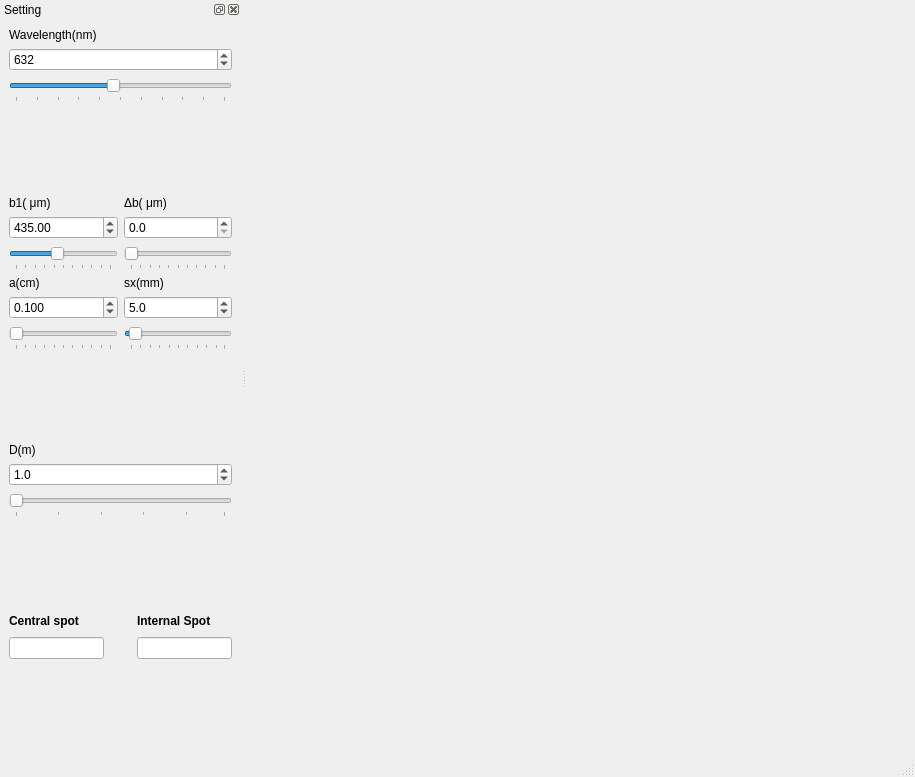
<?xml version="1.0" encoding="UTF-8"?>
<ui version="4.0">
 <class>MainWindow</class>
 <widget class="QMainWindow" name="MainWindow">
  <property name="geometry">
   <rect>
    <x>0</x>
    <y>0</y>
    <width>915</width>
    <height>777</height>
   </rect>
  </property>
  <property name="minimumSize">
   <size>
    <width>780</width>
    <height>0</height>
   </size>
  </property>
  <property name="windowTitle">
   <string>Diffraction - Fraunhofer</string>
  </property>
  <widget class="QWidget" name="centralWidget">
   <layout class="QHBoxLayout" name="horizontalLayout">
    <item>
     <widget class="MPL_WIDGET_2D" name="mplwidget1D" native="true">
      <property name="minimumSize">
       <size>
        <width>650</width>
        <height>0</height>
       </size>
      </property>
     </widget>
    </item>
   </layout>
  </widget>
  <widget class="QDockWidget" name="dockWidget">
   <property name="minimumSize">
    <size>
     <width>205</width>
     <height>735</height>
    </size>
   </property>
   <property name="windowTitle">
    <string>Setting</string>
   </property>
   <attribute name="dockWidgetArea">
    <number>1</number>
   </attribute>
   <widget class="QWidget" name="dockWidgetContents_3">
    <layout class="QVBoxLayout" name="verticalLayout">
     <item>
      <widget class="QLabel" name="label_lamda">
       <property name="text">
        <string>Wavelength(nm)</string>
       </property>
      </widget>
     </item>
     <item>
      <widget class="QSpinBox" name="SpinBox_lambda">
       <property name="minimumSize">
        <size>
         <width>0</width>
         <height>20</height>
        </size>
       </property>
       <property name="statusTip">
        <string>Change the wave length of monochromatic light</string>
       </property>
       <property name="locale">
        <locale language="English" country="UnitedStates"/>
       </property>
       <property name="minimum">
        <number>400</number>
       </property>
       <property name="maximum">
        <number>900</number>
       </property>
       <property name="singleStep">
        <number>10</number>
       </property>
       <property name="value">
        <number>632</number>
       </property>
      </widget>
     </item>
     <item>
      <widget class="QSlider" name="slider_lambda">
       <property name="minimumSize">
        <size>
         <width>0</width>
         <height>25</height>
        </size>
       </property>
       <property name="statusTip">
        <string>Change the wave length of monochromatic light</string>
       </property>
       <property name="styleSheet">
        <string notr="true">font: 12pt &quot;Helvetica&quot;;</string>
       </property>
       <property name="locale">
        <locale language="English" country="UnitedStates"/>
       </property>
       <property name="minimum">
        <number>400</number>
       </property>
       <property name="maximum">
        <number>900</number>
       </property>
       <property name="singleStep">
        <number>10</number>
       </property>
       <property name="value">
        <number>632</number>
       </property>
       <property name="orientation">
        <enum>Qt::Horizontal</enum>
       </property>
       <property name="tickPosition">
        <enum>QSlider::TicksBelow</enum>
       </property>
       <property name="tickInterval">
        <number>50</number>
       </property>
      </widget>
     </item>
     <item>
      <spacer name="verticalSpacer_3">
       <property name="orientation">
        <enum>Qt::Vertical</enum>
       </property>
       <property name="sizeHint" stdset="0">
        <size>
         <width>20</width>
         <height>40</height>
        </size>
       </property>
      </spacer>
     </item>
     <item>
      <layout class="QGridLayout" name="gridLayout_2">
       <item row="4" column="1">
        <widget class="QDoubleSpinBox" name="SpinBox_sx">
         <property name="minimumSize">
          <size>
           <width>0</width>
           <height>20</height>
          </size>
         </property>
         <property name="statusTip">
          <string>Change the side of the square-shaped screen</string>
         </property>
         <property name="locale">
          <locale language="English" country="UnitedStates"/>
         </property>
         <property name="decimals">
          <number>1</number>
         </property>
         <property name="minimum">
          <double>0.100000000000000</double>
         </property>
         <property name="singleStep">
          <double>1.000000000000000</double>
         </property>
         <property name="value">
          <double>5.000000000000000</double>
         </property>
        </widget>
       </item>
       <item row="5" column="1">
        <widget class="QSlider" name="slider_sx">
         <property name="minimumSize">
          <size>
           <width>0</width>
           <height>25</height>
          </size>
         </property>
         <property name="statusTip">
          <string>Change the side of the square-shaped screen</string>
         </property>
         <property name="locale">
          <locale language="English" country="UnitedStates"/>
         </property>
         <property name="minimum">
          <number>1</number>
         </property>
         <property name="maximum">
          <number>100</number>
         </property>
         <property name="value">
          <number>5</number>
         </property>
         <property name="orientation">
          <enum>Qt::Horizontal</enum>
         </property>
         <property name="tickPosition">
          <enum>QSlider::TicksBelow</enum>
         </property>
         <property name="tickInterval">
          <number>10</number>
         </property>
        </widget>
       </item>
       <item row="2" column="0">
        <widget class="QSlider" name="slider_b">
         <property name="minimumSize">
          <size>
           <width>0</width>
           <height>25</height>
          </size>
         </property>
         <property name="statusTip">
          <string>Change the width of the rectangular aperture</string>
         </property>
         <property name="locale">
          <locale language="English" country="UnitedStates"/>
         </property>
         <property name="minimum">
          <number>1</number>
         </property>
         <property name="maximum">
          <number>1000</number>
         </property>
         <property name="singleStep">
          <number>1</number>
         </property>
         <property name="pageStep">
          <number>100</number>
         </property>
         <property name="value">
          <number>435</number>
         </property>
         <property name="orientation">
          <enum>Qt::Horizontal</enum>
         </property>
         <property name="tickPosition">
          <enum>QSlider::TicksBelow</enum>
         </property>
         <property name="tickInterval">
          <number>100</number>
         </property>
        </widget>
       </item>
       <item row="1" column="0">
        <widget class="QDoubleSpinBox" name="SpinBox_b">
         <property name="minimumSize">
          <size>
           <width>0</width>
           <height>20</height>
          </size>
         </property>
         <property name="statusTip">
          <string>Change the width of the rectangular aperture</string>
         </property>
         <property name="locale">
          <locale language="English" country="UnitedStates"/>
         </property>
         <property name="decimals">
          <number>2</number>
         </property>
         <property name="minimum">
          <double>0.100000000000000</double>
         </property>
         <property name="maximum">
          <double>1000.000000000000000</double>
         </property>
         <property name="singleStep">
          <double>0.100000000000000</double>
         </property>
         <property name="value">
          <double>435.000000000000000</double>
         </property>
        </widget>
       </item>
       <item row="1" column="1">
        <widget class="QDoubleSpinBox" name="SpinBox_db">
         <property name="minimumSize">
          <size>
           <width>0</width>
           <height>20</height>
          </size>
         </property>
         <property name="locale">
          <locale language="English" country="UnitedStates"/>
         </property>
         <property name="decimals">
          <number>1</number>
         </property>
         <property name="minimum">
          <double>0.000000000000000</double>
         </property>
         <property name="maximum">
          <double>500.000000000000000</double>
         </property>
         <property name="singleStep">
          <double>10.000000000000000</double>
         </property>
         <property name="value">
          <double>0.000000000000000</double>
         </property>
        </widget>
       </item>
       <item row="4" column="0">
        <widget class="QDoubleSpinBox" name="SpinBox_a">
         <property name="minimumSize">
          <size>
           <width>0</width>
           <height>20</height>
          </size>
         </property>
         <property name="locale">
          <locale language="English" country="UnitedStates"/>
         </property>
         <property name="decimals">
          <number>3</number>
         </property>
         <property name="minimum">
          <double>0.000000000000000</double>
         </property>
         <property name="maximum">
          <double>10.000000000000000</double>
         </property>
         <property name="singleStep">
          <double>0.010000000000000</double>
         </property>
         <property name="value">
          <double>0.100000000000000</double>
         </property>
        </widget>
       </item>
       <item row="0" column="1">
        <widget class="QLabel" name="label">
         <property name="text">
          <string>&lt;html&gt;&lt;head/&gt;&lt;body&gt;&lt;p&gt;&amp;Delta;b( &amp;mu;m)&lt;/p&gt;&lt;/body&gt;&lt;/html&gt;</string>
         </property>
        </widget>
       </item>
       <item row="2" column="1">
        <widget class="QSlider" name="slider_db">
         <property name="minimumSize">
          <size>
           <width>0</width>
           <height>25</height>
          </size>
         </property>
         <property name="locale">
          <locale language="English" country="UnitedStates"/>
         </property>
         <property name="maximum">
          <number>500</number>
         </property>
         <property name="singleStep">
          <number>10</number>
         </property>
         <property name="value">
          <number>0</number>
         </property>
         <property name="orientation">
          <enum>Qt::Horizontal</enum>
         </property>
         <property name="tickPosition">
          <enum>QSlider::TicksBelow</enum>
         </property>
         <property name="tickInterval">
          <number>50</number>
         </property>
        </widget>
       </item>
       <item row="3" column="0">
        <widget class="QLabel" name="label_2">
         <property name="text">
          <string>a(cm)</string>
         </property>
        </widget>
       </item>
       <item row="5" column="0">
        <widget class="QSlider" name="slider_a">
         <property name="minimumSize">
          <size>
           <width>0</width>
           <height>25</height>
          </size>
         </property>
         <property name="locale">
          <locale language="English" country="UnitedStates"/>
         </property>
         <property name="maximum">
          <number>10</number>
         </property>
         <property name="singleStep">
          <number>1</number>
         </property>
         <property name="pageStep">
          <number>1</number>
         </property>
         <property name="value">
          <number>0</number>
         </property>
         <property name="orientation">
          <enum>Qt::Horizontal</enum>
         </property>
         <property name="tickPosition">
          <enum>QSlider::TicksBelow</enum>
         </property>
         <property name="tickInterval">
          <number>1</number>
         </property>
        </widget>
       </item>
       <item row="3" column="1">
        <widget class="QLabel" name="label_a">
         <property name="text">
          <string>sx(mm)</string>
         </property>
        </widget>
       </item>
       <item row="0" column="0">
        <widget class="QLabel" name="label_b">
         <property name="text">
          <string>&lt;html&gt;&lt;head/&gt;&lt;body&gt;&lt;p&gt;b1( &amp;mu;m)&lt;/p&gt;&lt;/body&gt;&lt;/html&gt;</string>
         </property>
        </widget>
       </item>
      </layout>
     </item>
     <item>
      <spacer name="verticalSpacer_4">
       <property name="orientation">
        <enum>Qt::Vertical</enum>
       </property>
       <property name="sizeHint" stdset="0">
        <size>
         <width>20</width>
         <height>40</height>
        </size>
       </property>
      </spacer>
     </item>
     <item>
      <widget class="QLabel" name="label_f2">
       <property name="text">
        <string>D(m)</string>
       </property>
      </widget>
     </item>
     <item>
      <widget class="QDoubleSpinBox" name="SpinBox_D">
       <property name="minimumSize">
        <size>
         <width>0</width>
         <height>20</height>
        </size>
       </property>
       <property name="statusTip">
        <string>Change the focal length f2 of the lens L2</string>
       </property>
       <property name="locale">
        <locale language="English" country="UnitedStates"/>
       </property>
       <property name="decimals">
        <number>1</number>
       </property>
       <property name="minimum">
        <double>0.100000000000000</double>
       </property>
       <property name="maximum">
        <double>50.000000000000000</double>
       </property>
       <property name="value">
        <double>1.000000000000000</double>
       </property>
      </widget>
     </item>
     <item>
      <widget class="QSlider" name="slider_D">
       <property name="minimumSize">
        <size>
         <width>0</width>
         <height>25</height>
        </size>
       </property>
       <property name="statusTip">
        <string>Change the focal length f2 of the lens L2</string>
       </property>
       <property name="locale">
        <locale language="English" country="UnitedStates"/>
       </property>
       <property name="minimum">
        <number>1</number>
       </property>
       <property name="maximum">
        <number>50</number>
       </property>
       <property name="value">
        <number>1</number>
       </property>
       <property name="sliderPosition">
        <number>1</number>
       </property>
       <property name="orientation">
        <enum>Qt::Horizontal</enum>
       </property>
       <property name="tickPosition">
        <enum>QSlider::TicksBelow</enum>
       </property>
       <property name="tickInterval">
        <number>10</number>
       </property>
      </widget>
     </item>
     <item>
      <spacer name="verticalSpacer_2">
       <property name="orientation">
        <enum>Qt::Vertical</enum>
       </property>
       <property name="sizeHint" stdset="0">
        <size>
         <width>20</width>
         <height>40</height>
        </size>
       </property>
      </spacer>
     </item>
     <item>
      <layout class="QGridLayout" name="gridLayout">
       <item row="2" column="2">
        <widget class="QLineEdit" name="Internal_Spot"/>
       </item>
       <item row="1" column="2">
        <widget class="QLabel" name="label_4">
         <property name="minimumSize">
          <size>
           <width>0</width>
           <height>13</height>
          </size>
         </property>
         <property name="text">
          <string>&lt;html&gt;&lt;head/&gt;&lt;body&gt;&lt;p&gt;&lt;span style=&quot; font-weight:600;&quot;&gt;Internal Spot&lt;/span&gt;&lt;/p&gt;&lt;/body&gt;&lt;/html&gt;</string>
         </property>
        </widget>
       </item>
       <item row="2" column="0">
        <widget class="QLineEdit" name="Central_Spot">
         <property name="minimumSize">
          <size>
           <width>0</width>
           <height>20</height>
          </size>
         </property>
        </widget>
       </item>
       <item row="1" column="0">
        <widget class="QLabel" name="label_3">
         <property name="text">
          <string>&lt;html&gt;&lt;head/&gt;&lt;body&gt;&lt;p&gt;&lt;span style=&quot; font-weight:600;&quot;&gt;Central spot&lt;/span&gt;&lt;/p&gt;&lt;/body&gt;&lt;/html&gt;</string>
         </property>
        </widget>
       </item>
       <item row="1" column="1">
        <spacer name="horizontalSpacer">
         <property name="orientation">
          <enum>Qt::Horizontal</enum>
         </property>
         <property name="sizeHint" stdset="0">
          <size>
           <width>40</width>
           <height>20</height>
          </size>
         </property>
        </spacer>
       </item>
       <item row="2" column="1">
        <spacer name="horizontalSpacer_2">
         <property name="orientation">
          <enum>Qt::Horizontal</enum>
         </property>
         <property name="sizeHint" stdset="0">
          <size>
           <width>40</width>
           <height>20</height>
          </size>
         </property>
        </spacer>
       </item>
      </layout>
     </item>
     <item>
      <spacer name="verticalSpacer">
       <property name="orientation">
        <enum>Qt::Vertical</enum>
       </property>
       <property name="sizeHint" stdset="0">
        <size>
         <width>20</width>
         <height>40</height>
        </size>
       </property>
      </spacer>
     </item>
    </layout>
   </widget>
  </widget>
  <widget class="QStatusBar" name="statusBar"/>
  <widget class="QMenuBar" name="menuBar">
   <property name="geometry">
    <rect>
     <x>0</x>
     <y>0</y>
     <width>915</width>
     <height>22</height>
    </rect>
   </property>
  </widget>
 </widget>
 <customwidgets>
  <customwidget>
   <class>MPL_WIDGET_2D</class>
   <extends>QWidget</extends>
   <header location="global">mplwidget</header>
   <container>1</container>
  </customwidget>
 </customwidgets>
 <resources/>
 <connections/>
</ui>
